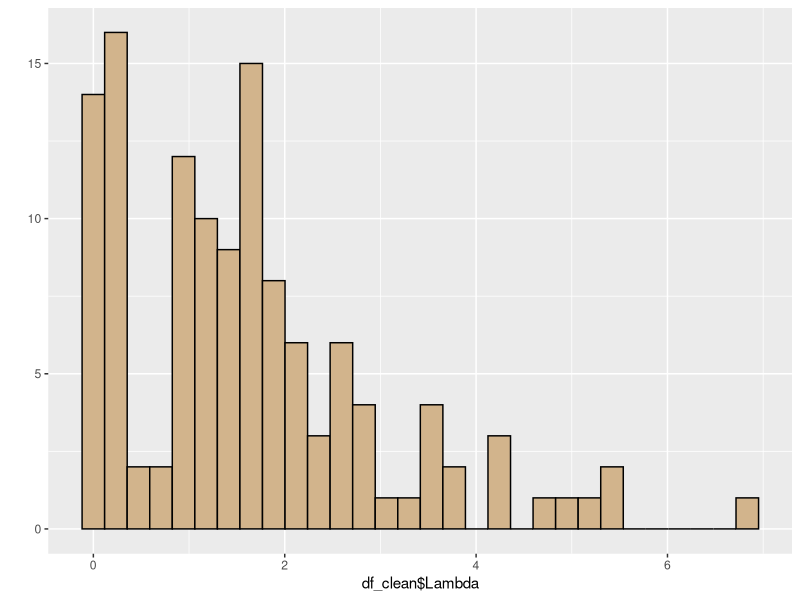
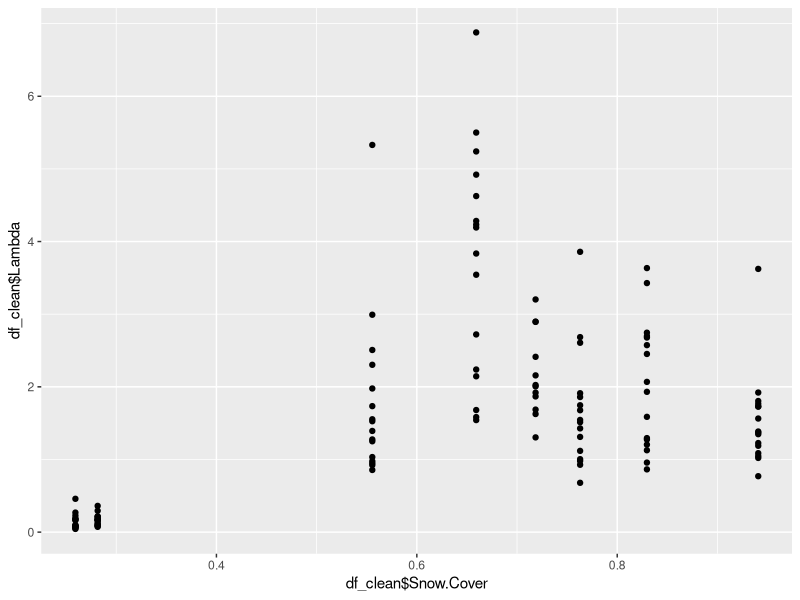

Here is the R script that generated these plots, in order:
# Analyze cheatgrass data for regression model
# of lambda versus snow, precip, and temperature
# Original data from Alden Griffith and Michael Loic
#
# NJG
# 17 July 2019

# Preliminaries -----------------------------------------------------------
library(tidyverse)

# Get input data ----------------------------------------------------------

df <- read.csv(file="CleanData/CleanBromusData.csv",comment.char="#")
df <- df[,-ncol(df)]
df_clean <- df[complete.cases(df),]
qplot(df_clean$Lambda, color=I("black"), fill=I("tan"))
qplot(y=df_clean$Lambda,x=df_clean$Snow.Cover)


# Function Model Fit ------------------------------------------------------
# inputs: response variable, predictor variable
# outputs: adjusted r2 for linear and quadratic regression models

quad_fit <- function(x=df_clean$Snow.Cover, y=df_clean$Lambda){
  M1 <- summary(lm(y~x))
  M2 <- summary(lm(y~poly(x,2)))
  result <- list(M1,M2)
}
z <- quad_fit()
print(z)
